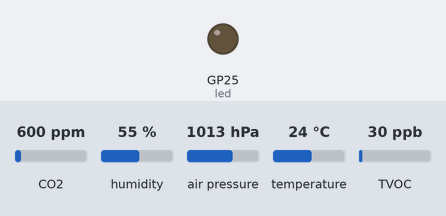
Bench run of a program on a simulated Raspberry Pi Pico running CircuitPython. On the bench: output pins drawn as LEDs (lit = HIGH). The inputs (shaded band) are chosen by the test bench; at power-on: CO2 600 ppm, humidity 55 %, air pressure 1013 hPa, temperature 24 °C, TVOC 30 ppb. No radio messages arrive unless stated (any console line starting 'radio sent:' is added by the test bench); what the program prints to the serial console is not drawn.

Above: at 1.5 s.
At 4.5 s:
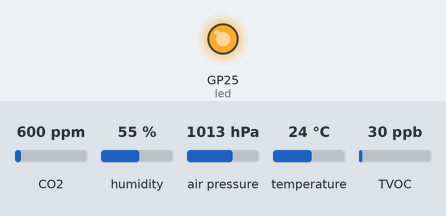
Timing chart, 0 to 7.9 s (numbered marks = the images above):
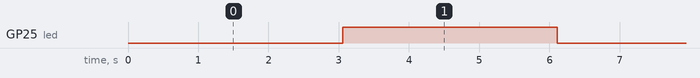

Measured:
- by itself, GP25 (led): alternates HIGH for 3.1 s and LOW for 3.1 s

The program:

code.py
```python
# Version 2 - 27th Feb 2023

# Importing libraries
import time
import board
import digitalio
import busio
import adafruit_scd4x
import adafruit_tca9548a
import adafruit_bmp280
import adafruit_sgp30
import adafruit_rfm9x


# Initalising the pins for the TCA9548A
i2c = busio.I2C(board.GP27, board.GP26)
tca = adafruit_tca9548a.TCA9548A(i2c)

# Setting the TCA bus for each device
scd4x = adafruit_scd4x.SCD4X(tca[0])
bmp280 = adafruit_bmp280.Adafruit_BMP280_I2C(tca[1], address=0x76)
sgp30 = adafruit_sgp30.Adafruit_SGP30(tca[2])
spi = busio.SPI(clock=board.GP2, MOSI=board.GP3, MISO=board.GP4)
cs = digitalio.DigitalInOut(board.GP6)
reset = digitalio.DigitalInOut(board.GP7)

# Starting the radio
rfm9x = adafruit_rfm9x.RFM9x(spi, cs, reset, 433.2)
rfm9x.tx_power = 23
print("RFM9x radio ready")

# Flashing the LED
led = digitalio.DigitalInOut(board.LED)
led.direction = digitalio.Direction.OUTPUT
led.value = True

# Setting variables
packet_count = 0
elapsed_sec = 0
firstPressure = 0
message = 1

# Show component Serial Numbers
print("Serial number:", [hex(i) for i in scd4x.serial_number])
print("SGP30 serial #", [hex(i) for i in sgp30.serial])
sgp30.set_iaq_baseline(0x8973, 0x8AAE)
sgp30.set_iaq_relative_humidity(celsius=22.1, relative_humidity=44)

# Getting ready for measurement
scd4x.start_periodic_measurement()
print("Waiting for first measurement....")


# Poll, get, transmit loop
while True:
    if firstPressure == 0:
        firstPressure +=1
        bmp280.sea_level_pressure = bmp280.pressure
    else:
        led.value = not led.value
        if scd4x.data_ready:
            time.sleep(1)
            co2 = scd4x.CO2
            humidity = scd4x.relative_humidity
            temperature = bmp280.temperature
            pressure = bmp280.pressure
            bmp280.sea_level_pressure = 1012.06
            voc = sgp30.TVOC
            altitude = bmp280.altitude

            print("CO2: %d ppm" % scd4x.CO2)
            print("Temperature: %0.1f *C" % scd4x.temperature)
            print("Humidity: %0.1f %%" % scd4x.relative_humidity)
            print()
            print('Temperature: {} degrees C'.format(bmp280.temperature))
            print('Pressure: {}hPa'.format(bmp280.pressure))
            print()
            print("eCO2 = %d ppm \t TVOC = %d ppb" % (sgp30.eCO2, sgp30.TVOC))
            time.sleep(1)
            print(sgp30.baseline_eCO2, sgp30.baseline_TVOC)

            print()
            print()

            print("[LevCanSat] Radio Message {0} | CO2: {1} PPM, Pressure: {2} mbar, Temperature: {3} degrees C, VOC: {4} PPB, Altitude: {5}M.".format(message, co2, pressure, temperature, voc, altitude))

            rfm9x.send("[LevCanSat] Radio Message {0} | CO2: {1} PPM, Pressure: {2} mbar, Temperature: {3} degrees C, VOC: {4} PPB, Altitude: {5}M.".format(message, co2, pressure, temperature, voc, altitude))
            message += 1

        time.sleep(1)
```
